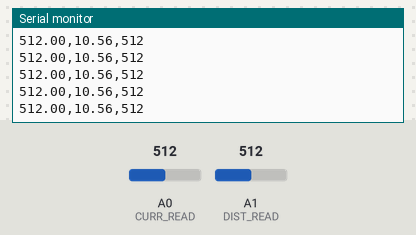
Simulated run of this program. Board: Arduino Uno, built with avr-gcc and run on an emulated ATmega328P. Shown: the last lines printed to the serial monitor. Inputs (shaded band) come from the test bench; at power-on: A0 (CURR_READ) = 512, A1 (DIST_READ) = 512. Storage starts empty.

Above: at 1.2 s.
1.3 s: A0 (CURR_READ) set to 478
At 2.3 s:
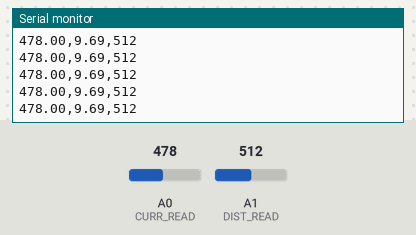
4.3 s: A1 (DIST_READ) set to 716
At 5.2 s:
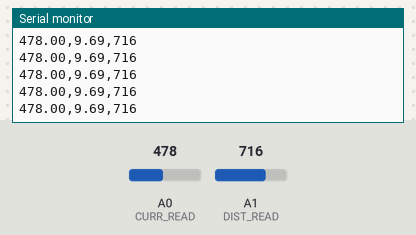
7.3 s: A0 (CURR_READ) set to 511
At 8.2 s:
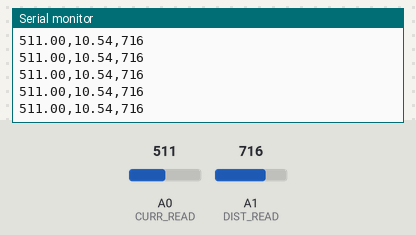
8.8 s: A1 (DIST_READ) set to 900
At 9.5 s:
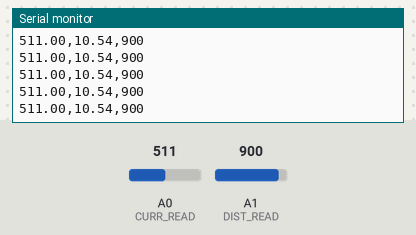
Timing chart, 0 to 11.3 s (numbered marks = the images above; inputs shaded):
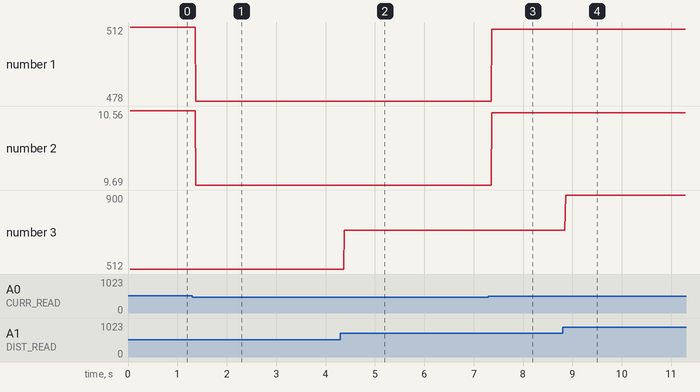

The program:

main.cpp
```cpp
#include <Arduino.h>
#include <SD.h>
#include <SPI.h>

#define CS 10
#define CURR_READ A0
#define DIST_READ A1

File logger;
double current_reading;
int distance_reading, run = 1;

void setup()
{
    // Open serial communications and wait for port to open:
    Serial.begin(9600);

    Serial.print("Initializing SD card...");

    if (!SD.begin(CS)) {
        Serial.println("initialization failed!");
        return;
    }
    Serial.println("initialization done.");

    File dataFile = SD.open("datalog.csv", FILE_WRITE);
    dataFile.println("\n\nhall, current, distance\n");
    dataFile.close();
}

void loop()
{
    // make a string for assembling the data to log:
    String dataString = "";
    // read three sensors and append to the string:

    current_reading = analogRead(CURR_READ);

    dataString += String(current_reading);
    dataString += String(",");
    dataString += String((0.0256 * current_reading) - 2.5447);

#ifdef DIST_READ
    distance_reading = analogRead(DIST_READ);
    dataString += String(",");
    dataString += String(distance_reading);
#endif

    // open the file. note that only one file can be open at a time,
    // so you have to close this one before opening another.
    File dataFile = SD.open("datalog.csv", FILE_WRITE);

    // if the file is available, write to it:
    if (dataFile) {
        dataFile.println(dataString);
        dataFile.close();
        // print to the serial port too:
        Serial.println(dataString);
    } else { // if the file isn&apos;t open, pop up an error:
        Serial.println("error opening file");
    }
}
```

Measured:
- after the input at 1.3 s, the serial monitor: prints a new line after 0.08 s (image 1)
- after the input at 4.3 s, the serial monitor: prints a new line after 0.08 s (image 2)
- after the input at 7.3 s, the serial monitor: prints a new line after 0.07 s (image 3)
- after the input at 8.8 s, the serial monitor: prints a new line after 0.07 s (image 4)
- plotted number 1: 512 → 478 after the input at 1.3 s, 478 → 511 after the input at 7.3 s
- plotted number 2: 10.56 → 9.69 after the input at 1.3 s, 9.69 → 10.54 after the input at 7.3 s
- plotted number 3: 512 → 716 after the input at 4.3 s, 716 → 900 after the input at 8.8 s
